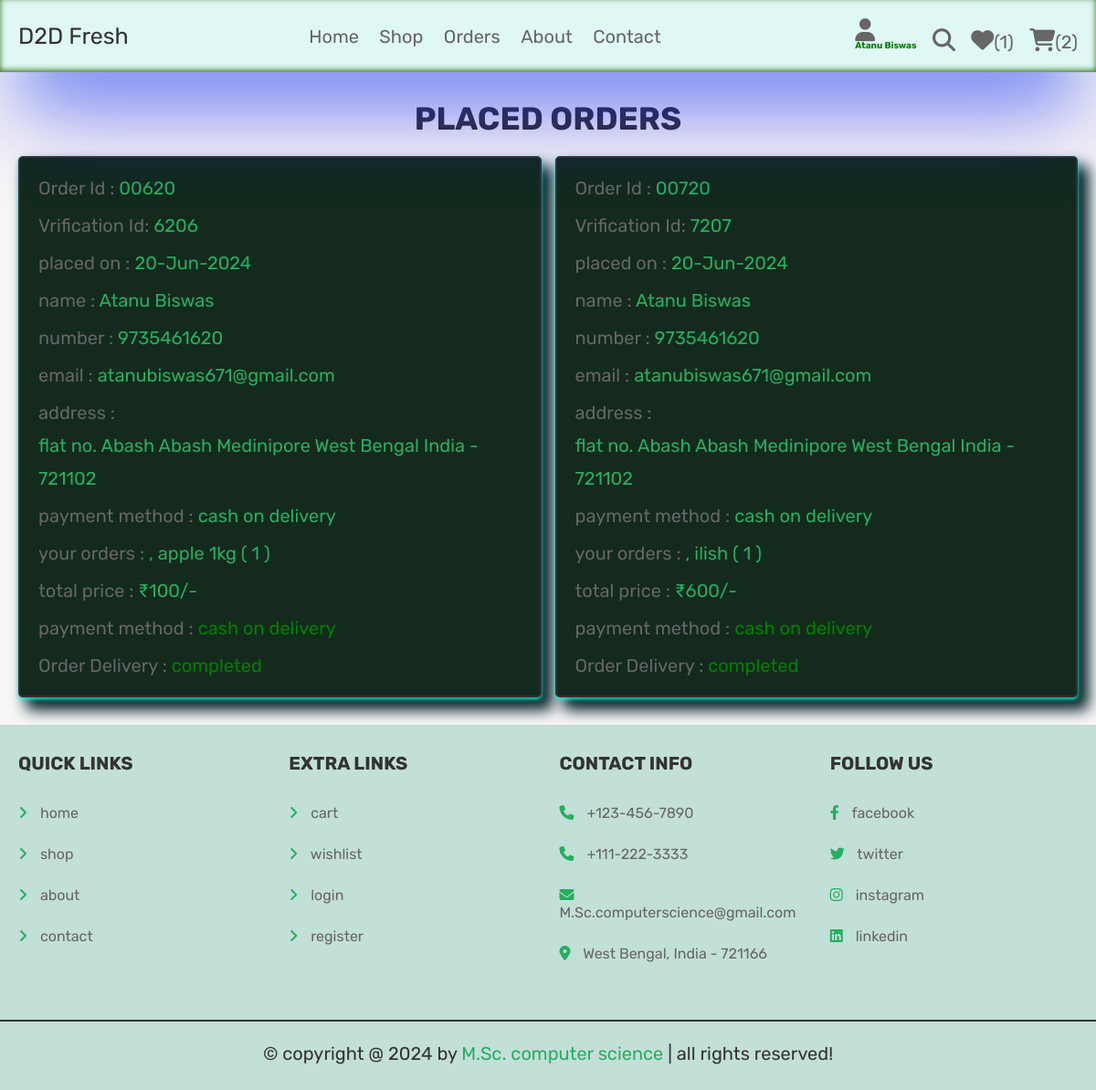
Page /orders.php (signed in) on the committed database.
### tables this page shows
CREATE TABLE `orders` (
  `id` int(100) NOT NULL,
  `user_id` int(100) NOT NULL,
  `name` varchar(100) NOT NULL,
  `number` varchar(12) NOT NULL,
  `email` varchar(100) NOT NULL,
  `method` varchar(50) NOT NULL,
  `address` varchar(500) NOT NULL,
  `total_products` varchar(1000) NOT NULL,
  `total_price` int(100) NOT NULL,
  `placed_on` varchar(50) NOT NULL,
  `payment_status` varchar(20) NOT NULL DEFAULT 'completed',
  `orderstatus` varchar(20) NOT NULL DEFAULT 'pending',
  `assign_dboy` int(100) DEFAULT NULL
);

### orders.php (the view, shortened to what this page needs)
<?php
@include 'config.php';
?>
<!DOCTYPE html>
<html lang="en">
<head>
   <link rel="stylesheet" href="https://cdnjs.cloudflare.com/ajax/libs/font-awesome/6.1.1/css/all.min.css">
   <link rel="stylesheet" href="css/style.css">
</head>
<body>
<?php include 'header.php'; ?>
<section class="placed-orders">
   <h1 class="title">placed orders</h1>
   <div class="box-container">
   <?php
      $select_orders = $conn->prepare("SELECT * FROM `orders` WHERE user_id = ?");
      $select_orders->execute([$user_id]);
      if($select_orders->rowCount() > 0){
         while($fetch_orders = $select_orders->fetch(PDO::FETCH_ASSOC)){
   ?>
   <div class="box" style="height:100% ;
   box-shadow: rgb(16 243 213) 0px 2px 4px 0px, rgba(1, 30, 37, 3.32) 10px 12px 16px 2px;
   background-color: #132a1d;
   ">
      <p> Order Id : <span>00<?= $fetch_orders['id'];echo(date("d")); ?></span> </p>
      <p> Vrification Id: <span><?= $fetch_orders['id'];echo(date("d")); ?><?= $fetch_orders['id']; ?></span> </p>
      <p> placed on : <span><?= $fetch_orders['placed_on']; ?></span> </p>
      <p> name : <span><?= $fetch_orders['name']; ?></span> </p>
      <p> number : <span><?= $fetch_orders['number']; ?></span> </p>
      <p> email : <span><?= $fetch_orders['email']; ?></span> </p>
      <p> address : <br><span><?= $fetch_orders['address']; ?></span> </p>
      <p> payment method : <span><?= $fetch_orders['method']; ?></span> </p>
      <p> your orders : <span><?= $fetch_orders['total_products']; ?></span> </p>
      <p> total price : <span>₹<?= $fetch_orders['total_price']; ?>/-</span> </p>
      <p> payment method : <span style="color:green"><?= $fetch_orders['method']; ?></span> </p>
      <p> Order Delivery : <span id="orderStatus" style="color:<?php if($fetch_orders['orderstatus'] == 'pending'){ echo 'red'; }else{ echo 'green'; }; ?>"><?= $fetch_orders['orderstatus']; ?></span> </p>
   </div>
   <?php
      }
   }else{
      echo '<p class="empty">no orders placed yet!</p>';
   }
   ?>
   </div>
</section>
<?php include 'footer.php'; ?>
</body>
</html>

### css/style.css (style rules this page uses)
.placed-orders .box-container { display: flex; flex-wrap: wrap; gap:1.5rem; align-items: flex-start; }
.placed-orders .box-container .box { padding:1rem 2rem; flex:1 1 40rem; border:var(--border); background-color: var(--white); box-shadow: var(--box-shadow); border-radius: .5rem; }
.placed-orders .box-container .box p { margin:.5rem 0; line-height: 1.8; font-size: 2rem; color:var(--light-color); }
.placed-orders .box-container .box p span { color:var(--green); }

### css/components.css (style rules this page uses)
:root { --green:#27ae60; --orange:#f39c12; --red:#e74c3c; --black:#333; --light-color:#666; --white:#fff; --light-bg:#f6f6f6; --border:.2rem solid var(--black); --box-shadow:0 .5rem 1rem rgba(0,0,0,.1); }
* { font-family: 'Rubik', sans-serif; margin:0; padding:0; box-sizing: border-box; outline: none; border:none; text-decoration: none; color:var(--black); }
body { background-color: var(--light-bg); }
html { font-size: 62.5%; overflow-x: hidden; scroll-behavior: smooth; scroll-padding-top: 6.5rem; }
section { padding:3rem 2rem; max-width: 1200px; margin:0 auto; }
.title { text-align: center; margin-bottom: 2rem; text-transform: uppercase; color:var(--black); font-size: 3.5rem; }

### rows in the picture
orders: id "6", placed_on "20-Jun-2024", name "Atanu Biswas", number "9735461620", email "atanubiswas671@gmail.com", address "flat no. Abash Abash Medinipore West Bengal India - 721102", method "cash on delivery", total_products ", apple 1kg ( 1 )", total_price "100", orderstatus "completed"
orders: id "7", placed_on "20-Jun-2024", name "Atanu Biswas", number "9735461620", email "atanubiswas671@gmail.com", address "flat no. Abash Abash Medinipore West Bengal India - 721102", method "cash on delivery", total_products ", ilish ( 1 )", total_price "600", orderstatus "completed"

### other values in the picture
$count_wishlist_items->rowCount() "1"
$count_cart_items->rowCount() "2"
